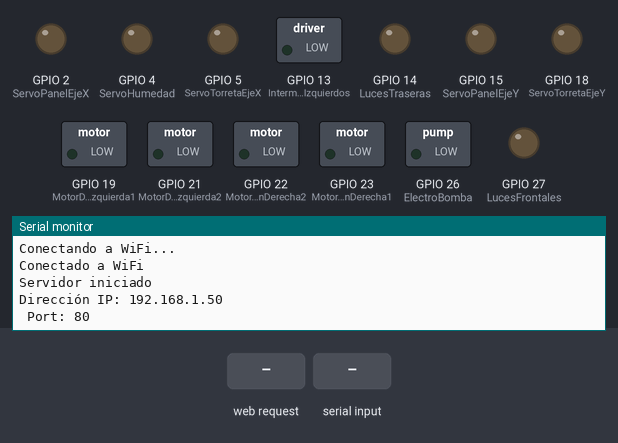
A sketch run on a simulated ESP32. Shown: switched loads named in the sketch (green lamp = pin HIGH), output pins drawn as LEDs (lit = HIGH), the last lines printed to the serial monitor. Inputs (shaded band) come from the test bench. WiFi joins after 1.5 s; servers stay silent unless stated.

Above: at 3.2 s.
3.3 s: HTTP request GET /I_right received
At 4.4 s:
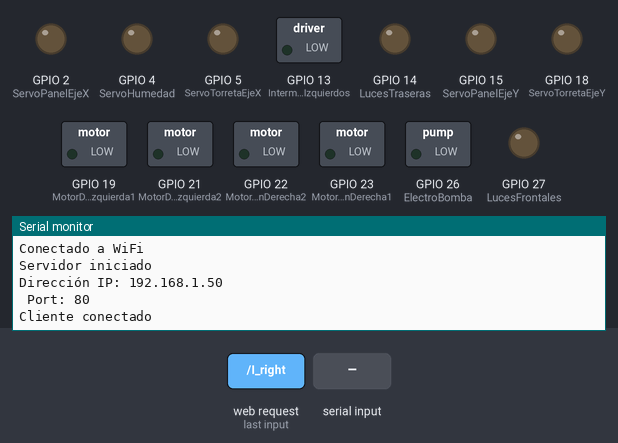
6.3 s: "style1234\n" received over the second serial link
At 6.7 s:
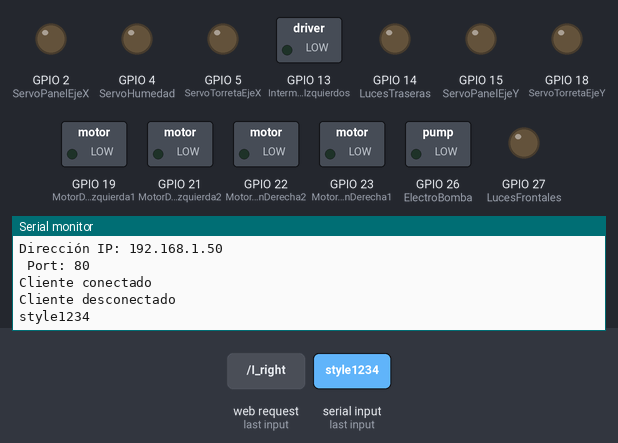
7.8 s: "Direccion_robot=\n" received over the second serial link
At 9.0 s:
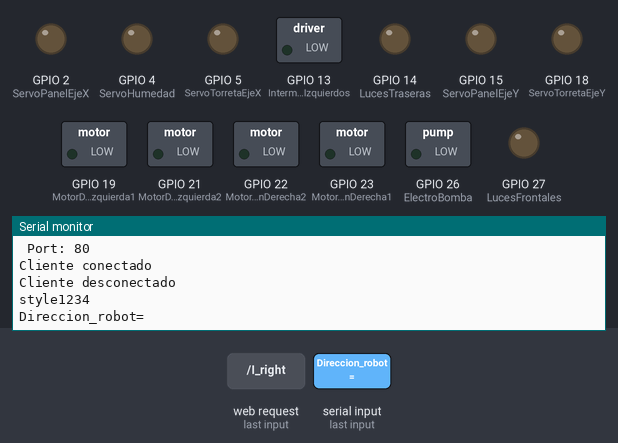
9.3 s: "Direccion_torreta=\n" received over the second serial link
At 10.2 s:
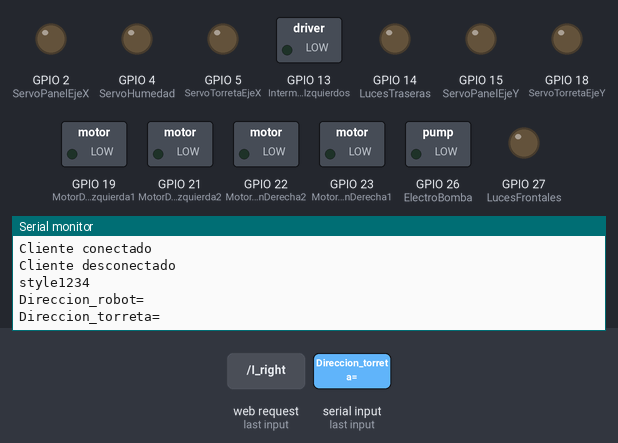

The sketch:

esp32_dev_kit_v1.ino
```cpp
#include <WiFi.h>

// Definición de variables
const char *ssid = "ConvertSystems";
// const char *password = "style1234";
const int tcpPort = 80; // Puerto para el servidor TCP

WiFiServer server(tcpPort);

//variables para los componentes fisicos del robot
int ElectroBomba = 26;

int ServoTorretaEjeY = 18;
int ServoTorretaEjeX = 5;

int ServoPanelEjeY = 15;
int ServoPanelEjeX = 2;

int LucesFrontales = 27;
int LucesTraseras = 14;

int IntermitentesDerechos = 12;
int IntermitentesIzquierdos = 13;

int MotorDireccionDerecha1 = 23;
int MotorDireccionDerecha2 = 22;

int MotorDireccionIzquierda1 = 19;
int MotorDireccionIzquierda2 = 21;

int ServoHumedad = 4;


// Variables para controlar el robot
String Direccion_robot = "STOP";
String Direccion_torreta = "STOP";
String Luces_frontales = "LF_OFF";
String Luces_traseras = "OFF";
String Luces_intermitentes = "OFF";
String Estado_humedad = "H_OFF";

//variables de datos desde arduino
String DistanciaFront = "0";
String DistanciaBack = "0";

int LDRX1 = 0;
int LDRX2 = 0;
int LDRY1 = 0;
int LDRY2 = 0;

int Humedad = 0;

// Prototipos de las funciones de las tareas
void TaskIntermitentes(void *pvParameters);
void TaskLucesDelanteras(void *pvParameters);
void TaskTorreta(void *pvParameters);
void TaskHumedad(void *pvParameters);
void TaskTanque(void *pvParameters);
void TaskComunicacionArduino(void *pvParameters);

void setup() {
  Serial.begin(115200);
  Serial2.begin(9600, SERIAL_8N1, 16, 17);

  pinMode(ElectroBomba, OUTPUT);

  pinMode(ServoTorretaEjeY, OUTPUT);
  pinMode(ServoTorretaEjeX, OUTPUT);

  pinMode(ServoPanelEjeY, OUTPUT);
  pinMode(ServoPanelEjeX, OUTPUT);

  pinMode(LucesFrontales, OUTPUT);
  pinMode(LucesTraseras, OUTPUT);

  pinMode(IntermitentesDerechos, OUTPUT);
  pinMode(IntermitentesIzquierdos, OUTPUT);

  pinMode(MotorDireccionDerecha1, OUTPUT);
  pinMode(MotorDireccionDerecha2, OUTPUT);

  pinMode(MotorDireccionIzquierda1, OUTPUT);
  pinMode(MotorDireccionIzquierda2, OUTPUT);

  pinMode(ServoHumedad, OUTPUT);

  // Conexión a la red Wi-Fi
  //WiFi.begin(ssid, password);
  WiFi.begin(ssid);
  while (WiFi.status() != WL_CONNECTED) {
    delay(1000);
    Serial.println("Conectando a WiFi...");
  }
  Serial.println("Conectado a WiFi");

  // Iniciar el servidor
  server.begin();
  Serial.println("Servidor iniciado");
  Serial.print("Dirección IP: ");
  Serial.println(WiFi.localIP());
  Serial.print(" Port: ");
  Serial.println(tcpPort);

  // Crear tareas para cada función de control

  xTaskCreatePinnedToCore(TaskIntermitentes, "Intermitentes", 1000, NULL, 1, NULL, 0);
  xTaskCreatePinnedToCore(TaskLucesDelanteras, "LucesDelanteras", 1000, NULL, 1, NULL, 0);
  xTaskCreatePinnedToCore(TaskTorreta, "Torreta", 1000, NULL, 1, NULL, 0);
  xTaskCreatePinnedToCore(TaskHumedad, "EnviarArduino", 1000, NULL, 1, NULL, 0);
  xTaskCreatePinnedToCore(TaskTanque, "Tanque", 1000, NULL, 1, NULL, 0);
  xTaskCreatePinnedToCore(TaskComunicacionArduino, "ComunicacionArduino", 2048, NULL, 1, NULL, 0);
}

void loop() {
  WiFiClient client = server.available();  // Espera por un cliente

  if (client) {
    Serial.println("Cliente conectado");
    client.println("Conectado con el robot");
    //client.println("EsMotor=" + String(Humedad) + "EsHumedad=" + String(Humedad) + "EsRieg" + String(Humedad));

    while (client.connected()) {
      if (client.available()) {
        String data = client.readStringUntil('\n');
        data.trim();

        if (data.startsWith("Direccion_robot=")) {
          Direccion_robot = data.substring(strlen("Direccion_robot="));
          Serial.print("Robot: ");
          Serial.println(Direccion_robot);
        } else if (data.startsWith("Direccion_torreta=")) {
          Direccion_torreta = data.substring(strlen("Direccion_torreta="));
          Serial.print("Torreta: ");
          Serial.println(Direccion_torreta);
        } else if (data.startsWith("Luces_frontales=")) {
          Luces_frontales = data.substring(strlen("Luces_frontales="));
          Serial.print("Luces Frontales: ");
          Serial.println(Luces_frontales);
        } else if (data.startsWith("Luces_traseras=")) {
          Luces_traseras = data.substring(strlen("Luces_traseras="));
          Serial.print("Luces Traseras: ");
          Serial.println(Luces_traseras);
        } else if (data.startsWith("Luces_intermitentes=")) {
          Luces_intermitentes = data.substring(strlen("Luces_intermitentes="));
          Serial.print("Luces Intermitentes: ");
          Serial.println(Luces_intermitentes);
        } else if (data.startsWith("Estado_humedad=")) {
          Estado_humedad = data.substring(strlen("Estado_humedad="));
          Serial.print("Sensor Humedad: ");
          Serial.println(Estado_humedad);
        }
      }
    }
    // Cierra la conexión
    client.stop();
    Serial.println("Cliente desconectado");
  }
}

// Función para manejar las luces intermitentes
void TaskIntermitentes(void *pvParameters) {
  while (true) {
    if (Luces_intermitentes == "I_right") {
      Serial.println("Las luces intermitentes derechas estan encendidas");
      IntermitentesDireccionales(IntermitentesDerechos);
    }
    if (Luces_intermitentes == "I_left") {
      Serial.println("Las luces intermitentes izquierdas estan encendidas");
      IntermitentesDireccionales(IntermitentesIzquierdos);
    }
    if (Luces_intermitentes == "I_advertencia") {
      Serial.println("Las luces intermitentes de advertencia estan encendidas");
      IntermitentesEmergencia();
    } else {
      //Serial.println("Las luces intermitentes no estan encendidas");
      IntermitentesApagados();
    }
    delay(200);
  }
}
void IntermitentesDireccionales(int intermitente) {
  Serial.println("direccion");
  digitalWrite(intermitente, HIGH);
  delay(500);
  digitalWrite(intermitente, LOW);
  delay(300);
}
void IntermitentesApagados() {
  //Serial.println("apagados");
  digitalWrite(IntermitentesDerechos, LOW);
  digitalWrite(IntermitentesIzquierdos, LOW);
}
void IntermitentesEmergencia() {
  Serial.println("Emergencia");
  digitalWrite(IntermitentesDerechos, HIGH);
  digitalWrite(IntermitentesIzquierdos, HIGH);
  delay(500);
  digitalWrite(IntermitentesDerechos, LOW);
  digitalWrite(IntermitentesIzquierdos, LOW);
  delay(300);
}

// Función para manejar las luces delanteras
void TaskLucesDelanteras(void *pvParameters) {
  while (true) {
    if (Luces_frontales == "LF_ON") {
      Serial.println("Las luces frontales están encendidas");
      digitalWrite(LucesFrontales, HIGH);
    } else {
      //Serial.println("Las luces frontales están apagadas");
      digitalWrite(LucesFrontales, LOW);
    }
    delay(200);
  }
}

// Función para manejar la torreta
void TaskTorreta(void *pvParameters) {
  while (true) {
    if (Direccion_torreta == "T_up") {
      Serial.println("La torreta se mueve hacia arriba");
    } else if (Direccion_torreta == "T_down") {
      Serial.println("La torreta se mueve hacia abajo");
    } else if (Direccion_torreta == "T_left") {
      Serial.println("La torreta se mueve hacia la izquierda");
    } else if (Direccion_torreta == "T_right") {
      Serial.println("La torreta se mueve hacia la derecha");
    } else {
      //Serial.println("La torreta no se mueve");
    }
    delay(200);
  }
}

//funciona para activar el servo para abjar el sensor de humedad y tambien apra enviar datos para activar el sensor de humedad en arduino
void TaskHumedad(void *pvParameters) {
  while (true) {
    Serial2.println(Estado_humedad);
    delay(1500);
  }
}


// Función para manejar el tanque
void TaskTanque(void *pvParameters) {
  while (true) {
    if (Direccion_robot == "R_Forward" && DistanciaFront != "20") {
      Serial.println("El robot se mueve hacia adelante");
      digitalWrite(LucesTraseras, LOW);
      digitalWrite(MotorDireccionDerecha1, HIGH);
      digitalWrite(MotorDireccionDerecha2, LOW);
      digitalWrite(MotorDireccionIzquierda1, HIGH);
      digitalWrite(MotorDireccionIzquierda2, LOW);
    } else if (Direccion_robot == "R_Back" && DistanciaBack != "20") {
      Serial.println("luces encendidas");
      digitalWrite(LucesTraseras, HIGH);
      Serial.println("El robot se mueve hacia atrás");
      digitalWrite(MotorDireccionDerecha1, LOW);
      digitalWrite(MotorDireccionDerecha2, HIGH);
      digitalWrite(MotorDireccionIzquierda1, LOW);
      digitalWrite(MotorDireccionIzquierda2, HIGH);
    } else if (Direccion_robot == "R_Right") {
      Serial.println("El robot se mueve hacia la derecha");
      digitalWrite(LucesTraseras, LOW);
      digitalWrite(MotorDireccionDerecha1, HIGH);
      digitalWrite(MotorDireccionDerecha2, LOW);
      digitalWrite(MotorDireccionIzquierda1, LOW);
      digitalWrite(MotorDireccionIzquierda2, HIGH);
    } else if (Direccion_robot == "R_Left") {
      Serial.println("El robot se mueve hacia la izquierda");
      digitalWrite(LucesTraseras, LOW);
      digitalWrite(MotorDireccionDerecha1, LOW);
      digitalWrite(MotorDireccionDerecha2, HIGH);
      digitalWrite(MotorDireccionIzquierda1, HIGH);
      digitalWrite(MotorDireccionIzquierda2, LOW);
    } else {
      //Serial.println("El robot no se mueve");
      digitalWrite(LucesTraseras, LOW);
      digitalWrite(MotorDireccionDerecha1, LOW);
      digitalWrite(MotorDireccionDerecha2, LOW);
      digitalWrite(MotorDireccionIzquierda1, LOW);
      digitalWrite(MotorDireccionIzquierda2, LOW);
    }
    delay(200);
  }
}

void TaskComunicacionArduino(void *pvParameters) {
  while (true) {
    if (Serial2.available()) {
      String datos = Serial2.readStringUntil('\n');
      Serial.println(datos);

      // Dividir los datos en función de los identificadores
      LDRX1 = extraerValor(datos, "LDRX1:");
      LDRX2 = extraerValor(datos, "LDRX2:");
      LDRY1 = extraerValor(datos, "LDRY1:");
      LDRY2 = extraerValor(datos, "LDRY2:");
      DistanciaFront = String(extraerValor(datos, "UF:"));
      DistanciaBack = String(extraerValor(datos, "UB:"));
      Humedad = extraerValor(datos, "LH:");
    }
    delay(500);
  }
}

int extraerValor(String datos, String identificador) {
  int startIndex = datos.indexOf(identificador);
  if (startIndex == -1) {
    return 0;
  }
  startIndex += identificador.length();
  int endIndex = datos.indexOf(' ', startIndex);
  if (endIndex == -1) {
    endIndex = datos.length();
  }
  return datos.substring(startIndex, endIndex).toInt();
}
```

Measured:
- after the input at 3.3 s, the serial monitor: prints a new line at once (image 1)
- after the input at 6.3 s, the serial monitor: prints a new line at once (image 2)
- after the input at 7.8 s, the serial monitor: prints a new line at once (image 3)
- after the input at 9.3 s, the serial monitor: prints a new line at once (image 4)
